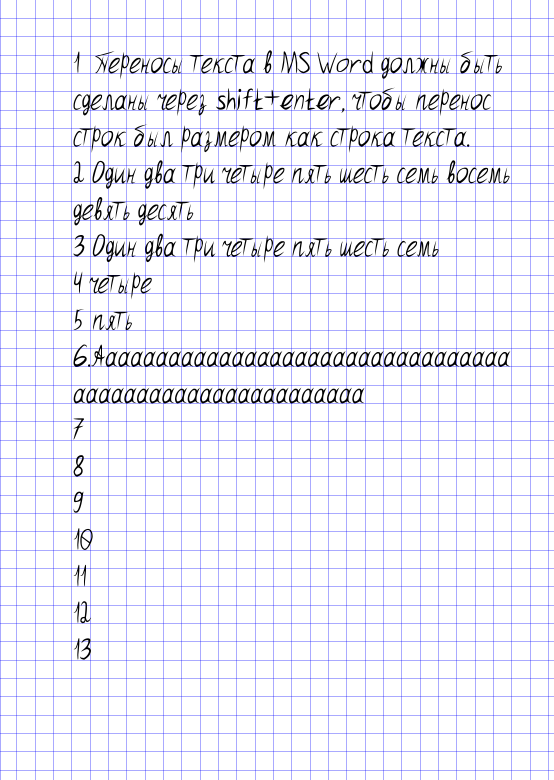
#> input picture output/1_single/to_combine/1.png, 1660 x 2339 px (shown at 1/3 size); its folder holds only this picture in this run
$ jupyter execute 2_combine_images.ipynb
#> lines starting #> are read from the running program, lines starting #| are printed output that depends on the picture
[cell 1]
 # в этой папке скрипт создаст (для каждой лекции из input) свою подпапку
output_dir = './output'
# в папке output, в подпапке каждой лекции лежат две папки: to_combine и to_print

# В этой папке лежат сделанные из pdf картинки страниц текста
# эта папка лежит в output_dir.
to_combine_dir = './to_combine'                   #В папке to_combine должны быть картинки ТОЛЬКО с цифрами: 1.png, 2.png и т.д.

# В этой папке лежат объединенные специфическим образом для печати на А4 картинки из папки to_combine
# Это и есть готовые конспекты к печати

to_print_dir = './to_print'

[cell 2]
import os
import re
import shutil
from PIL import Image

[cell 3]
def create_dir_if_it_doesnt_exist(root_dir, dir):
    path = os.path.join(root_dir, dir,)

    if not os.path.exists(path):
        os.makedirs(path)

[cell 4]
image_height = 2339

[cell 5]
def append_missing_images(output_dir, dirs):
    # Проходим по каждой подпапке в output_dir
#> called with output_dir = './output'
    for input_filename in os.listdir(output_dir):
        input_path = os.path.join(output_dir, input_filename.strip())

        if os.path.isdir(input_path):
            # Проходим по папкам 'without_lines' и 'with_lines'
            for subdir in dirs:
                subdir_path = os.path.join(input_path, subdir)
                subdir_path = subdir_path.replace('./', '')

                if os.path.exists(subdir_path):
                    files = os.listdir(subdir_path)

                    #for file in files:
                       # print(file)

                    if len(files) == 0:
                        # Если файлов нет, пропускаем
                        print(f"Папка {subdir_path} пуста, пропускаем.")
                        continue

                    # Если файлов больше 0 и не делится на 4
                    if len(files) > 0 and len(files) % 4 != 0:
                        # Вычисляем, сколько раз нужно добавить empty.png
                        while len(files) % 4 != 0 or (len(files) // 4) % 2 != 0:
                            print(f"Количество файлов в {subdir_path}: {len(files)}. Не кратно 4 или частное нечетное. Добавляем изображение.")

                            # Путь к изображению empty.png
                            empty_image_path = './img/cells_half.png'
                            # Имя для нового изображения
                            new_image_name = f'{len(files) + 1}.png'
                            # Путь для копирования нового изображения
                            new_image_path = os.path.join(subdir_path, new_image_name)

                            # Копируем empty.png в папку
                            shutil.copy(empty_image_path, new_image_path)

                            # Добавляем новое изображение в список файлов
                            files.append(new_image_name)

                        print(f"Файлы в {subdir_path} теперь кратны 4 и имеют четное частное.")

[cell 6]
def combine_images(input_dir, output_dir, image_width, empty_dir):
#> called with input_dir = './output/1_single/to_combine', output_dir = './output/1_single/to_print', image_width = 3320, empty_dir = '../img/empty.png'
    possesed_files=[]

    if not os.path.exists(output_dir):
        os.makedirs(output_dir)


    # Получаем список файлов в указанной директории
    files = sorted(os.listdir(input_dir), key=lambda x: int(re.search(r'\d+', x).group()))

    # Проходим по каждому второму файлу (четным индексам)
    for i in range(0, len(files), 1):
        #print(f'итерация: {i}, possesed files:')
        #print(possesed_files)
        #print('_____')

        #Если мы эти файлы обрабатывали, то скипаем
        #Пример: объединили 1ю и 3ю, 2ю и 4ю, дальше 3ю пропустили, 4ю пропустили, пошли ДАЛЬШЕ объединять 5 и 7, потом 6 и 8...
        if files[i] in possesed_files or files[i+2] in possesed_files:
            continue

        # Открываем текущие два изображения
        img1 = Image.open(os.path.join(input_dir, files[i])) #файл который сейчас обрабатываем. Допустим, 1.png
#> img1 is the input picture: PIL image 1660x2339 RGB; mean R, G, B 238.2, 238.2, 247.2
        img2 = None

        if i == len(files) - 1:
            #print(f'i: {i}')

            if i % 2 != 0:

                img2 = Image.open(os.path.join(empty_dir)) #тогда это: 3.png
        else:
            img2 = Image.open(os.path.join(input_dir, files[i + 2])) #тогда это: 3.png
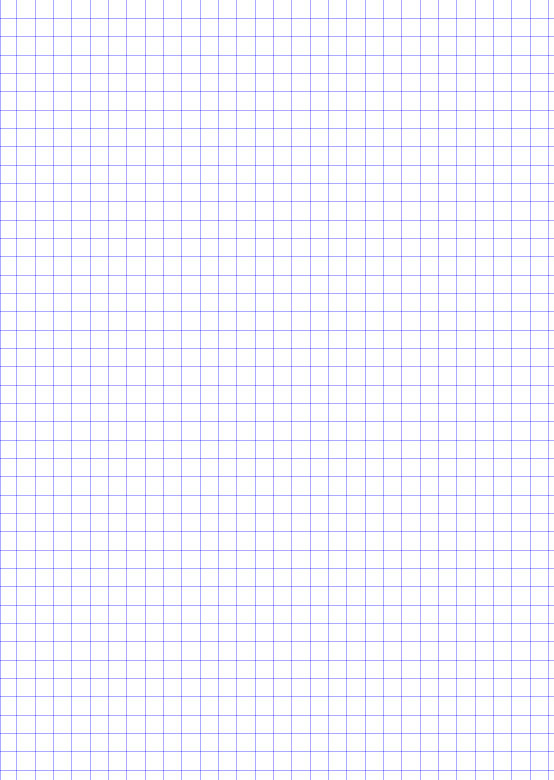
#> input picture output/1_single/to_combine/3.png, 1660 x 2339 px (shown at 1/3 size)
#> img2 is the input picture: PIL image 1660x2339 RGB; mean R, G, B 245.7, 245.7, 255


        # Создаем новое изображение, горизонтально объединяя текущие два
        new_img = Image.new('RGBA', ( image_width , max(img1.height, img2.height)))
#> new_img: PIL image 3320x2339 RGBA; every value is 0

        # Проверяем, нужно ли перевернуть изображения на 180 градусов
        if i % 4 == 0:  # Для первой страницы (i=0, 4, 8, ...)
            img1 = img1.rotate(180)
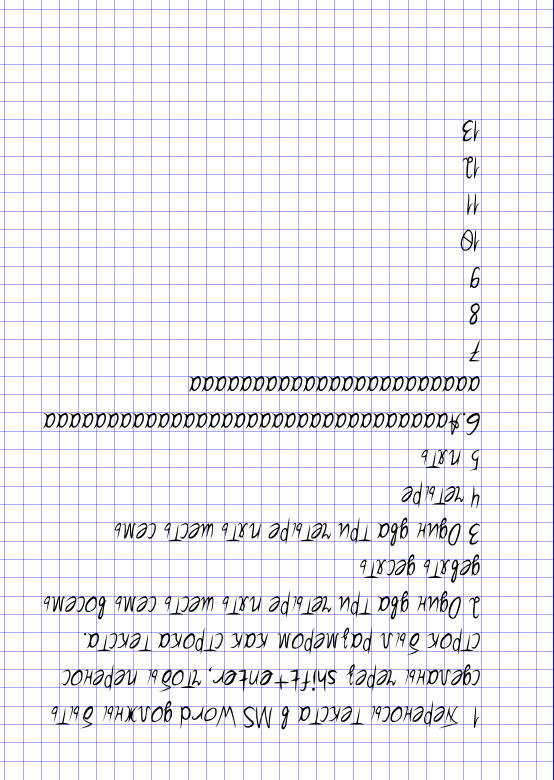
#> img1: PIL image 1660x2339 RGB (shown at 1/3 size); mean R, G, B 238.2, 238.2, 247.2
        if i % 4 == 1:  # Для четвертой страницы (i=2, 6, 10, ...)
            img2 = img2.rotate(180)

        new_img.paste(img1, (0, 0), img1.convert('RGBA'))
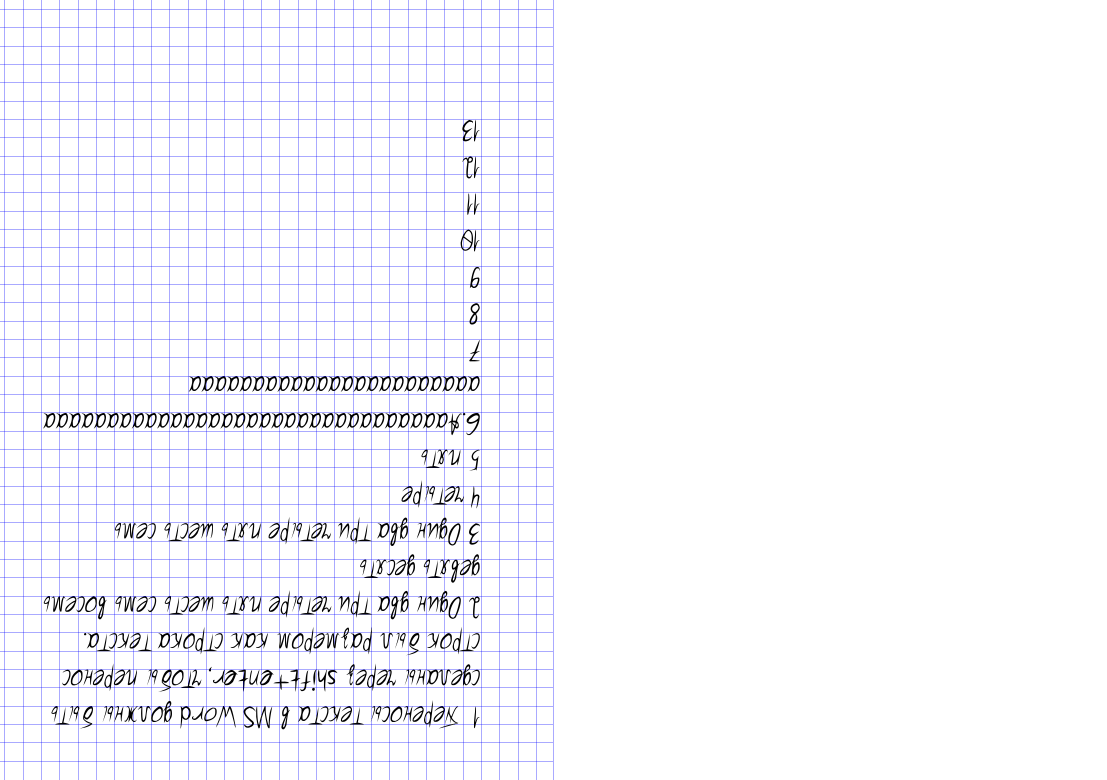
#> new_img: PIL image 3320x2339 RGBA (shown at 1/3 size); mean R, G, B, A 119.1, 119.1, 123.6, 127.5; transparent parts drawn white

        new_img.paste(img2, ( int(image_width/2)+5, 0), img2.convert('RGBA'))
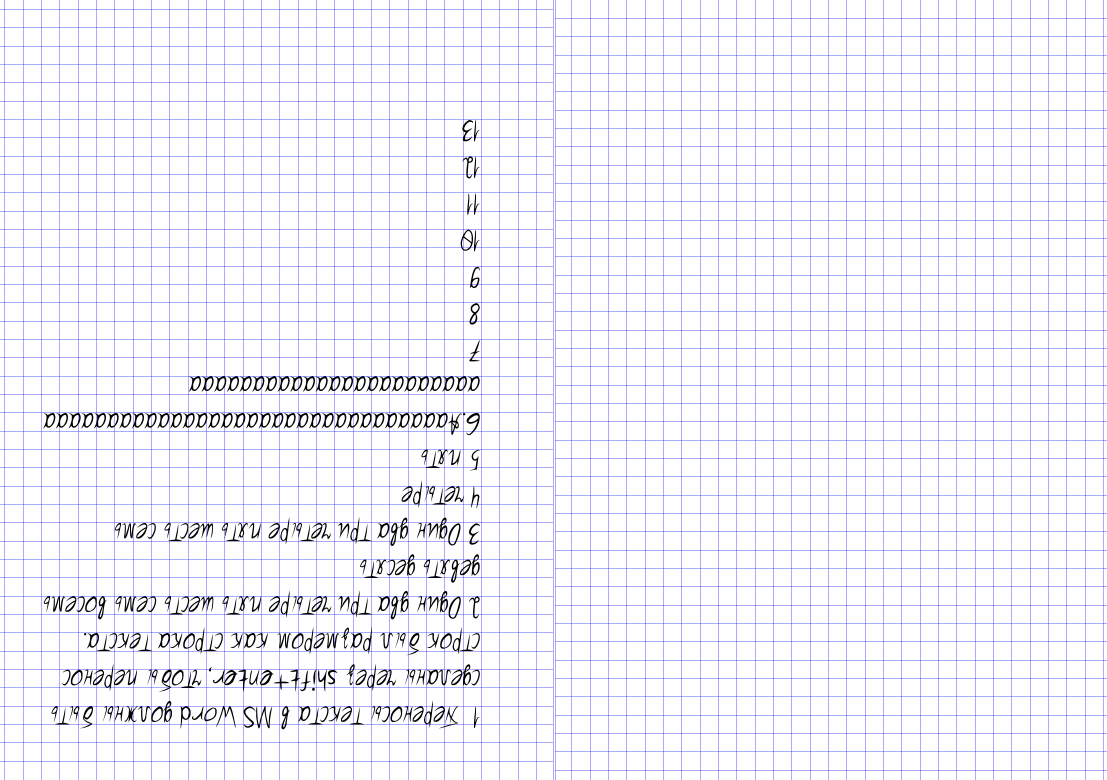
#> new_img: PIL image 3320x2339 RGBA (shown at 1/3 size); mean R, G, B, A 241.6, 241.6, 250.7, 254.6; transparent parts drawn white


        # Создаем еще одно новое изображение, объединяя текущее с фоновым
        final_img = Image.new('RGBA', (new_img.width, max(new_img.height, image_height)))
        final_img.paste(new_img, (0, 0))


        # Сохраняем полученное изображение
        final_img.save(os.path.join(output_dir, f'{i+1}-{i+3}.png'))

        possesed_files += [files[i], files[i+2]]


    print("Изображения успешно объединены!")
